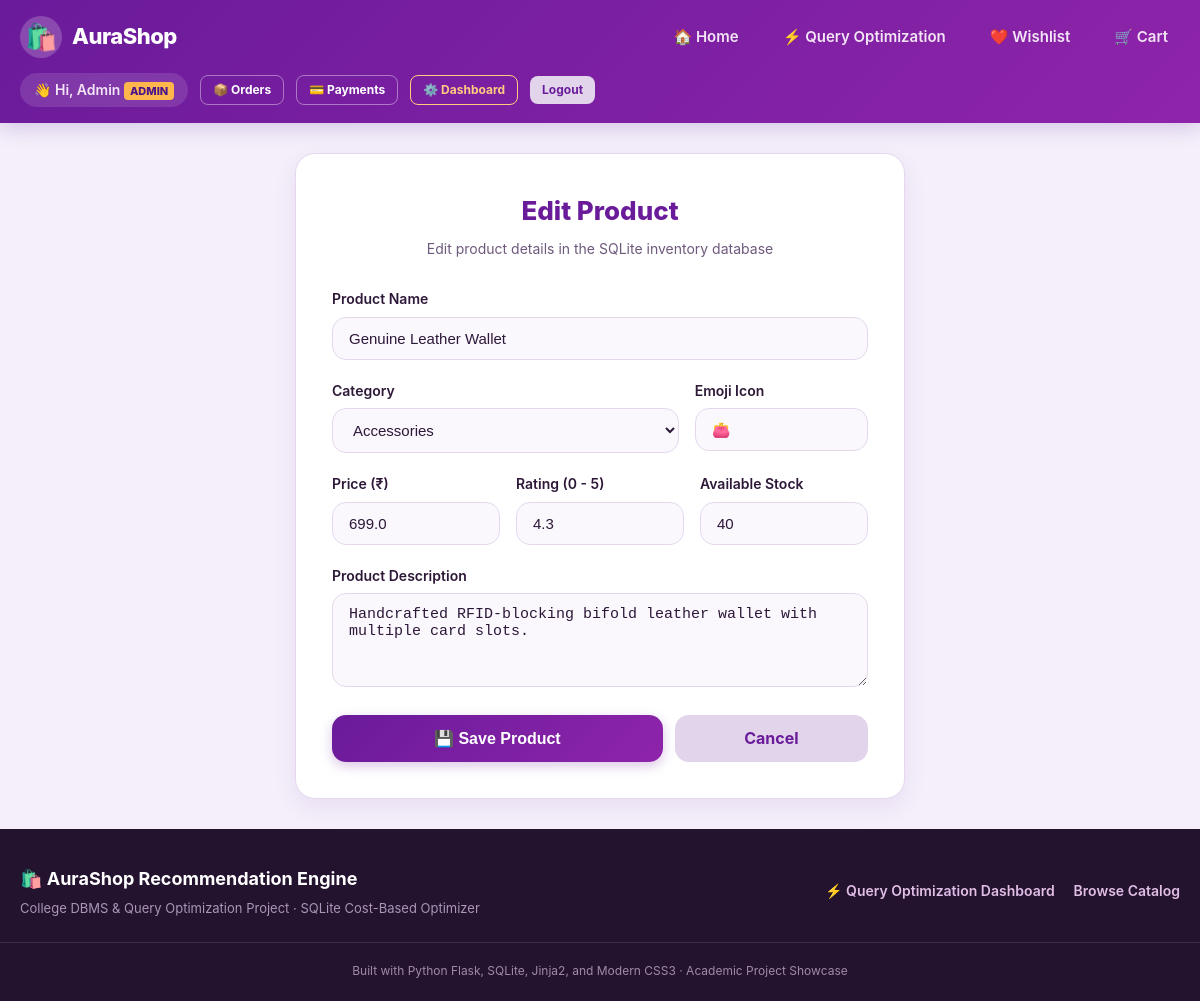
/admin/product/edit/17 (signed in), run on the app's committed database.
### tables this page shows
CREATE TABLE users (
                user_id INTEGER PRIMARY KEY AUTOINCREMENT,
                username TEXT,
                full_name TEXT NOT NULL,
                email TEXT UNIQUE NOT NULL,
                password_hash TEXT NOT NULL,
                is_admin INTEGER DEFAULT 0,
                created_at TIMESTAMP DEFAULT CURRENT_TIMESTAMP
            );

CREATE TABLE products (
            product_id INTEGER PRIMARY KEY AUTOINCREMENT,
            name TEXT NOT NULL,
            category TEXT NOT NULL,
            price REAL NOT NULL,
            rating REAL DEFAULT 0,
            stock INTEGER DEFAULT 0,
            description TEXT,
            image TEXT
        );

### app.py (the view, shortened to what this page needs)
@app.route("/admin/product/edit/<int:product_id>", methods=["GET", "POST"])
@admin_required
def admin_edit_product(product_id):
    categories = ["Electronics", "Books", "Fashion", "Accessories", "Home"]
    conn = get_connection()
    product = conn.execute("SELECT * FROM products WHERE product_id = ?", (product_id,)).fetchone()
    if not product:
        conn.close()
        flash("Product not found.", "danger")
        return redirect(url_for("admin_dashboard"))
    conn.close()
    return render_template("admin_product_form.html", categories=categories, action="Edit", product=product)

### app.py (called while the page is built)
def admin_required(f):
    @wraps(f)
    def decorated_function(*args, **kwargs):
        if "user_id" not in session or session.get("is_admin") != 1:
            flash("Access denied. Administrator privileges required.", "danger")
            return redirect(url_for("home"))
        return f(*args, **kwargs)
    return decorated_function

### database.py (called while the page is built)
def get_connection():
    conn = sqlite3.connect(DB_NAME)
    conn.row_factory = sqlite3.Row
    conn.execute("PRAGMA foreign_keys = ON;")
    return conn

### optimizer.py (called while the page is built)
def get_all_categories():
    conn = get_connection()
    rows = conn.execute("SELECT DISTINCT category FROM products ORDER BY category ASC").fetchall()
    conn.close()
    return [r["category"] for r in rows]

### templates/admin_product_form.html (shortened to what this page needs)
{% extends "base.html" %}
{% block content %}
<div class="container" style="max-width: 650px; margin: 30px auto;">
    <div class="auth-card">
        <div class="auth-header">
            <h2>{{ action }} Product</h2>
            <p>{{ action }} product details in the SQLite inventory database</p>
        </div>
        <form action="" method="POST">
            <div class="form-group">
                <label class="form-label" for="name">Product Name</label>
                <input
                    type="text"
                    id="name"
                    name="name"
                    class="form-control"
                    placeholder="e.g. Wireless Noise-Cancelling Earbuds"
                    value="{{ product.name if product else '' }}"
                    required
                >
            </div>
            <div style="display: grid; grid-template-columns: 2fr 1fr; gap: 16px;">
                <div class="form-group">
                    <label class="form-label" for="category">Category</label>
                    <select id="category" name="category" class="form-control" required>
                        {% for cat in categories %}
                            <option value="{{ cat }}" {% if product and product.category == cat %}selected{% endif %}>
                                {{ cat }}
                            </option>
                        {% endfor %}
                    </select>
                </div>
                <div class="form-group">
                    <label class="form-label" for="image">Emoji Icon</label>
                    <input
                        type="text"
                        id="image"
                        name="image"
                        class="form-control"
                        placeholder="e.g. 🎧, 💻, 📚"
                        value="{{ product.image if product else '🛍️' }}"
                    >
                </div>
            </div>
            <div style="display: grid; grid-template-columns: 1fr 1fr 1fr; gap: 16px;">
                <div class="form-group">
                    <label class="form-label" for="price">Price (₹)</label>
                    <input
                        type="number"
                        id="price"
                        name="price"
                        class="form-control"
                        step="0.01"
                        min="0"
                        placeholder="e.g. 1999"
                        value="{{ product.price if product else '' }}"
                        required
                    >
                </div>
                <div class="form-group">
                    <label class="form-label" for="rating">Rating (0 - 5)</label>
                    <input
                        type="number"
                        id="rating"
                        name="rating"
                        class="form-control"
                        step="0.1"
                        min="0"
                        max="5"
                        placeholder="e.g. 4.5"
                        value="{{ product.rating if product else '4.0' }}"
                        required
                    >
                </div>
                <div class="form-group">
                    <label class="form-label" for="stock">Available Stock</label>
                    <input
                        type="number"
                        id="stock"
                        name="stock"
                        class="form-control"
                        min="0"
                        placeholder="e.g. 25"
                        value="{{ product.stock if product else '10' }}"
                        required
                    >
                </div>
            </div>
            <div class="form-group">
                <label class="form-label" for="description">Product Description</label>
                <textarea
                    id="description"
                    name="description"
                    class="form-control"
                    rows="4"
                    placeholder="Provide a detailed description of features and specifications..."
                    required
                >{{ product.description if product else '' }}</textarea>
            </div>
            <div style="display: flex; gap: 12px; margin-top: 10px;">
                <button type="submit" class="btn btn-primary btn-block btn-lg" style="flex: 2;">
                    💾 Save Product
                </button>
                <a href="{{ url_for('admin_dashboard') }}" class="btn btn-secondary btn-lg" style="flex: 1;">
                    Cancel
                </a>
            </div>
        </form>
    </div>
</div>
{% endblock %}

### templates/base.html (shortened to what this page needs)
<!DOCTYPE html>
<html lang="en">
<head>
    <link rel="stylesheet" href="{{ url_for('static', filename='css/style.css') }}">
</head>
<body>
    <header class="site-header">
        <nav class="navbar">
            <a href="{{ url_for('home') }}" class="brand-logo">
                <div class="brand-icon">🛍️</div>
                <span>AuraShop</span>
            </a>
            <ul class="nav-links">
                <li><a href="{{ url_for('home') }}">🏠 Home</a></li>
                <li><a href="{{ url_for('optimization') }}">⚡ Query Optimization</a></li>
                <li>
                    <a href="{{ url_for('view_wishlist') }}">
                        ❤️ Wishlist
                    </a>
                </li>
                <li>
                    <a href="{{ url_for('view_cart') }}">
                        🛒 Cart
                    </a>
                </li>
            </ul>
            <div class="user-nav">
                {% if current_user %}
                    <span class="user-greeting">
                        👋 Hi, {{ current_user.full_name.split(' ')[0] }}
                        {% if current_user.is_admin == 1 %}
                            <span class="admin-tag">ADMIN</span>
                        {% endif %}
                    </span>
                    <a href="{{ url_for('order_history') }}" class="btn btn-sm btn-outline" style="color: white; border-color: rgba(255,255,255,0.4);">📦 Orders</a>
                    <a href="{{ url_for('payment_history') }}" class="btn btn-sm btn-outline" style="color: white; border-color: rgba(255,255,255,0.4);">💳 Payments</a>
                    {% if current_user.is_admin == 1 %}
                        <a href="{{ url_for('admin_dashboard') }}" class="btn btn-sm btn-outline" style="color: #ffcc80; border-color: #ffcc80;">⚙️ Dashboard</a>
                    {% endif %}
                    <a href="{{ url_for('logout') }}" class="btn btn-sm btn-secondary">Logout</a>
                {% else %}
                    <a href="{{ url_for('login') }}" class="btn btn-sm btn-nav-auth">Sign In</a>
                    <a href="{{ url_for('register') }}" class="btn btn-sm btn-secondary">Register</a>
                {% endif %}
            </div>
        </nav>
    </header>
    <main>
        {% block content %}{% endblock %}
    </main>
    <footer class="site-footer">
        <div class="footer-content">
            <div>
                <div class="footer-brand">🛍️ AuraShop Recommendation Engine</div>
                <p style="font-size: 13px; margin-top: 4px; color: #a996b8;">
                    College DBMS & Query Optimization Project · SQLite Cost-Based Optimizer
                </p>
            </div>
            <div>
                <a href="{{ url_for('optimization') }}" style="color: #e1bee7; text-decoration: none; font-weight: 600; margin-right: 15px;">⚡ Query Optimization Dashboard</a>
                <a href="{{ url_for('home') }}" style="color: #e1bee7; text-decoration: none; font-weight: 600;">Browse Catalog</a>
            </div>
        </div>
        <div class="footer-note">
            Built with Python Flask, SQLite, Jinja2, and Modern CSS3 · Academic Project Showcase
        </div>
    </footer>
</body>
</html>

### static/css/style.css (style rules this page uses)
:root { --primary-color: #6a1b9a; --primary-hover: #4a148c; --primary-light: #9c27b0; --primary-gradient: linear-gradient(135deg, #6a1b9a 0%, #8e24aa 100%); --secondary-color: #ba68c8; --accent-color: #ab47bc; --bg-lavender: #f4effa; --bg-card: #ffffff; --text-primary: #2d1838; --text-secondary: #6e597c; --text-muted: #8d7b99; --border-color: #e5d8ee; --card-shadow: 0 8px 24px rgba(106, 27, 154, 0.08); --hover-shadow: 0 14px 32px rgba(106, 27, 154, 0.16); --success-color: #2e7d32; --warning-color: #ed6c02; --danger-color: #d32f2f; --radius-sm: 8px; --radius-md: 14px; --radius-lg: 20px; --radius-pill: 50px; --transition: all 0.25s cubic-bezier(0.4, 0, 0.2, 1); }
* { box-sizing: border-box; margin: 0; padding: 0; }
body { font-family: -apple-system, BlinkMacSystemFont, "Segoe UI", Roboto, Oxygen, Ubuntu, Cantarell, "Helvetica Neue", sans-serif; background-color: var(--bg-lavender); color: var(--text-primary); line-height: 1.6; min-height: 100vh; display: flex; flex-direction: column; }
.container { width: 100%; max-width: 1200px; margin: 0 auto; padding: 0 20px; }
.site-header { background: var(--primary-gradient); color: white; box-shadow: 0 4px 20px rgba(74, 20, 140, 0.2); position: sticky; top: 0; z-index: 1000; }
.navbar { display: flex; align-items: center; justify-content: space-between; padding: 16px 20px; max-width: 1200px; margin: 0 auto; gap: 15px; flex-wrap: wrap; }
.brand-logo { display: flex; align-items: center; gap: 10px; font-size: 22px; font-weight: 800; color: white; text-decoration: none; letter-spacing: -0.5px; }
.brand-icon { font-size: 26px; background: rgba(255, 255, 255, 0.2); border-radius: 50%; width: 42px; height: 42px; display: flex; align-items: center; justify-content: center; }
.nav-links { display: flex; align-items: center; gap: 20px; list-style: none; }
.nav-links a { color: #f3e5f5; text-decoration: none; font-weight: 600; font-size: 15px; transition: var(--transition); padding: 8px 12px; border-radius: var(--radius-sm); display: flex; align-items: center; gap: 6px; }
.user-nav { display: flex; align-items: center; gap: 12px; }
.user-greeting { font-size: 14px; font-weight: 600; color: #f3e5f5; background: rgba(255, 255, 255, 0.12); padding: 6px 14px; border-radius: var(--radius-pill); }
.admin-tag { background: #ffb74d; color: #4a148c; font-size: 11px; font-weight: 800; padding: 2px 6px; border-radius: 4px; text-transform: uppercase; }
.form-control { width: 100%; padding: 12px 16px; border-radius: var(--radius-md); border: 1px solid var(--border-color); background-color: #faf7fd; font-size: 15px; color: var(--text-primary); transition: var(--transition); }
.btn { display: inline-flex; align-items: center; justify-content: center; gap: 8px; padding: 11px 20px; font-size: 14px; font-weight: 700; border-radius: var(--radius-md); border: none; cursor: pointer; text-decoration: none; transition: var(--transition); line-height: 1.2; }
.btn-primary { background: var(--primary-gradient); color: white; box-shadow: 0 4px 12px rgba(106, 27, 154, 0.25); }
.btn-secondary { background: #e1d4eb; color: var(--primary-color); }
.btn-outline { background: transparent; border: 1px solid var(--primary-color); color: var(--primary-color); }
.btn-sm { padding: 7px 12px; font-size: 12px; border-radius: var(--radius-sm); }
.btn-lg { padding: 14px 28px; font-size: 16px; border-radius: var(--radius-md); }
.btn-block { width: 100%; }
.auth-card { background: white; border-radius: var(--radius-lg); box-shadow: var(--card-shadow); border: 1px solid var(--border-color); padding: 36px; }
.auth-header { text-align: center; margin-bottom: 28px; }
.auth-header h2 { color: var(--primary-color); font-size: 26px; font-weight: 800; margin-bottom: 6px; }
.auth-header p { color: var(--text-secondary); font-size: 14px; }
.form-group { margin-bottom: 20px; }
.form-label { display: block; font-weight: 600; font-size: 14px; margin-bottom: 6px; color: var(--text-primary); }
.site-footer { background: #23132e; color: #c9b9d6; padding: 36px 0 20px; margin-top: auto; font-size: 14px; }
.footer-content { display: flex; justify-content: space-between; align-items: center; flex-wrap: wrap; gap: 20px; max-width: 1200px; margin: 0 auto; padding: 0 20px 24px; border-bottom: 1px solid rgba(255, 255, 255, 0.1); }
.footer-brand { font-weight: 700; color: white; font-size: 18px; }
.footer-note { text-align: center; padding-top: 18px; font-size: 12px; color: #9f8ba8; }

### data on the page
users: full_name "Admin"
products: name "Genuine Leather Wallet", category "Accessories", image "👛", price "699.0", rating "4.3", stock "40", description "Handcrafted RFID-blocking bifold leather wallet with multiple card slots."

### other printed values
{{ action }} "Edit"
